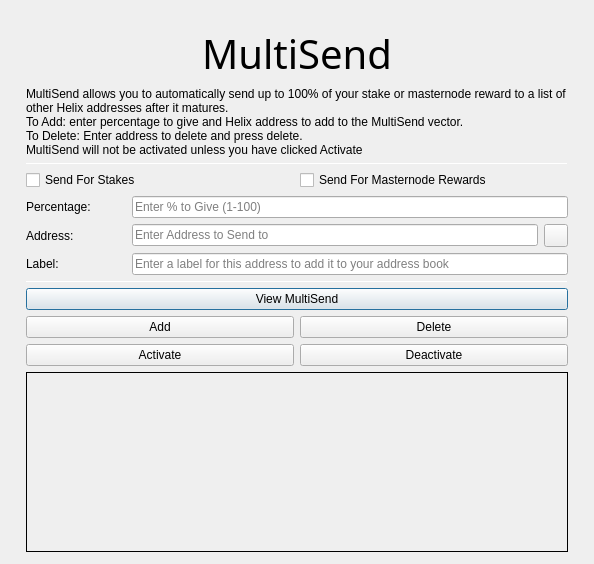
<?xml version="1.0" encoding="UTF-8"?>
<ui version="4.0">
 <class>MultiSendDialog</class>
 <widget class="QDialog" name="MultiSendDialog">
  <property name="windowModality">
   <enum>Qt::NonModal</enum>
  </property>
  <property name="geometry">
   <rect>
    <x>0</x>
    <y>0</y>
    <width>594</width>
    <height>526</height>
   </rect>
  </property>
  <property name="windowTitle">
   <string>MultiSend</string>
  </property>
  <layout class="QVBoxLayout" name="verticalLayout" stretch="0">
   <property name="leftMargin">
    <number>6</number>
   </property>
   <property name="topMargin">
    <number>6</number>
   </property>
   <property name="rightMargin">
    <number>6</number>
   </property>
   <property name="bottomMargin">
    <number>6</number>
   </property>
   <item>
    <layout class="QVBoxLayout" name="verticalLayout_Main" stretch="0,1,1,1,0,1,1,1">
     <property name="leftMargin">
      <number>20</number>
     </property>
     <property name="topMargin">
      <number>20</number>
     </property>
     <property name="rightMargin">
      <number>20</number>
     </property>
     <property name="bottomMargin">
      <number>20</number>
     </property>
     <item>
      <widget class="QLabel" name="multiSendHeader">
       <property name="font">
        <font>
         <family>Hind</family>
         <pointsize>30</pointsize>
         <weight>50</weight>
         <bold>false</bold>
        </font>
       </property>
       <property name="text">
        <string>MultiSend</string>
       </property>
       <property name="alignment">
        <set>Qt::AlignCenter</set>
       </property>
      </widget>
     </item>
     <item>
      <widget class="QLabel" name="label_2">
       <property name="lineWidth">
        <number>1</number>
       </property>
       <property name="text">
        <string>MultiSend allows you to automatically send up to 100% of your stake or masternode reward to a list of other Helix addresses after it matures.
To Add: enter percentage to give and Helix address to add to the MultiSend vector.
To Delete: Enter address to delete and press delete.
MultiSend will not be activated unless you have clicked Activate</string>
       </property>
       <property name="alignment">
        <set>Qt::AlignLeading|Qt::AlignLeft|Qt::AlignTop</set>
       </property>
       <property name="wordWrap">
        <bool>true</bool>
       </property>
      </widget>
     </item>
     <item>
      <widget class="Line" name="line">
       <property name="minimumSize">
        <size>
         <width>0</width>
         <height>1</height>
        </size>
       </property>
       <property name="maximumSize">
        <size>
         <width>16777215</width>
         <height>1</height>
        </size>
       </property>
       <property name="orientation">
        <enum>Qt::Horizontal</enum>
       </property>
      </widget>
     </item>
     <item>
      <layout class="QVBoxLayout" name="verticalLayout_Settings">
       <item>
        <layout class="QHBoxLayout" name="horizontalLayout">
         <item>
          <widget class="QCheckBox" name="multiSendStakeCheckBox">
           <property name="text">
            <string>Send For Stakes</string>
           </property>
          </widget>
         </item>
         <item>
          <widget class="QCheckBox" name="multiSendMasternodeCheckBox">
           <property name="text">
            <string>Send For Masternode Rewards</string>
           </property>
          </widget>
         </item>
        </layout>
       </item>
       <item>
        <layout class="QHBoxLayout" name="horizontalLayout_6">
         <item>
          <widget class="QLabel" name="label">
           <property name="minimumSize">
            <size>
             <width>100</width>
             <height>0</height>
            </size>
           </property>
           <property name="toolTip">
            <string>Percentage of stake to send</string>
           </property>
           <property name="text">
            <string>Percentage:</string>
           </property>
          </widget>
         </item>
         <item>
          <widget class="QLineEdit" name="multiSendPercentEdit">
           <property name="toolTip">
            <string>Enter whole numbers 1 - 100</string>
           </property>
           <property name="placeholderText">
            <string>Enter % to Give (1-100)</string>
           </property>
          </widget>
         </item>
        </layout>
       </item>
       <item>
        <layout class="QHBoxLayout" name="horizontalLayout_7">
         <item>
          <widget class="QLabel" name="label_5">
           <property name="minimumSize">
            <size>
             <width>100</width>
             <height>0</height>
            </size>
           </property>
           <property name="toolTip">
            <string>Address to send portion of stake to</string>
           </property>
           <property name="text">
            <string>Address:</string>
           </property>
          </widget>
         </item>
         <item>
          <widget class="QLineEdit" name="multiSendAddressEdit">
           <property name="toolTip">
            <string/>
           </property>
           <property name="placeholderText">
            <string>Enter Address to Send to</string>
           </property>
          </widget>
         </item>
         <item>
          <widget class="QToolButton" name="addressBookButton">
           <property name="maximumSize">
            <size>
             <width>16777215</width>
             <height>32</height>
            </size>
           </property>
           <property name="toolTip">
            <string>Choose an address from the address book</string>
           </property>
           <property name="text">
            <string/>
           </property>
           <property name="icon">
            <iconset resource="../helix.qrc">
             <normaloff>:/icons/address-book</normaloff>:/icons/address-book</iconset>
           </property>
           <property name="shortcut">
            <string>Alt+A</string>
           </property>
          </widget>
         </item>
        </layout>
       </item>
      </layout>
     </item>
     <item>
      <layout class="QHBoxLayout" name="horizontalLayout_3">
       <item>
        <widget class="QLabel" name="label_3">
         <property name="minimumSize">
          <size>
           <width>100</width>
           <height>0</height>
          </size>
         </property>
         <property name="text">
          <string>Label:</string>
         </property>
        </widget>
       </item>
       <item>
        <widget class="QLineEdit" name="labelAddressLabelEdit">
         <property name="placeholderText">
          <string>Enter a label for this address to add it to your address book</string>
         </property>
        </widget>
       </item>
      </layout>
     </item>
     <item>
      <widget class="Line" name="line_2">
       <property name="minimumSize">
        <size>
         <width>0</width>
         <height>1</height>
        </size>
       </property>
       <property name="maximumSize">
        <size>
         <width>16777215</width>
         <height>1</height>
        </size>
       </property>
       <property name="orientation">
        <enum>Qt::Horizontal</enum>
       </property>
      </widget>
     </item>
     <item>
      <layout class="QVBoxLayout" name="verticalLayout_Buttons">
       <item>
        <layout class="QHBoxLayout" name="horizontalLayout_4">
         <item>
          <widget class="QPushButton" name="viewButton">
           <property name="toolTip">
            <string/>
           </property>
           <property name="statusTip">
            <string>View MultiSend Vector</string>
           </property>
           <property name="text">
            <string>View MultiSend</string>
           </property>
          </widget>
         </item>
        </layout>
       </item>
       <item>
        <layout class="QHBoxLayout" name="horizontalLayout_2">
         <item>
          <widget class="QPushButton" name="addButton">
           <property name="toolTip">
            <string/>
           </property>
           <property name="statusTip">
            <string>Add to MultiSend Vector</string>
           </property>
           <property name="text">
            <string>Add</string>
           </property>
          </widget>
         </item>
         <item>
          <widget class="QPushButton" name="deleteButton">
           <property name="toolTip">
            <string/>
           </property>
           <property name="statusTip">
            <string>Delete Address From MultiSend Vector</string>
           </property>
           <property name="text">
            <string>Delete</string>
           </property>
          </widget>
         </item>
        </layout>
       </item>
       <item>
        <layout class="QHBoxLayout" name="horizontalLayout_5">
         <item>
          <widget class="QPushButton" name="activateButton">
           <property name="statusTip">
            <string>Activate MultiSend</string>
           </property>
           <property name="text">
            <string>Activate</string>
           </property>
          </widget>
         </item>
         <item>
          <widget class="QPushButton" name="disableButton">
           <property name="statusTip">
            <string>Deactivate MultiSend</string>
           </property>
           <property name="text">
            <string>Deactivate</string>
           </property>
          </widget>
         </item>
        </layout>
       </item>
      </layout>
     </item>
     <item>
      <widget class="QLabel" name="message">
       <property name="minimumSize">
        <size>
         <width>0</width>
         <height>180</height>
        </size>
       </property>
       <property name="frameShape">
        <enum>QFrame::Panel</enum>
       </property>
       <property name="frameShadow">
        <enum>QFrame::Plain</enum>
       </property>
       <property name="lineWidth">
        <number>1</number>
       </property>
       <property name="midLineWidth">
        <number>1</number>
       </property>
       <property name="text">
        <string/>
       </property>
       <property name="alignment">
        <set>Qt::AlignLeading|Qt::AlignLeft|Qt::AlignTop</set>
       </property>
       <property name="wordWrap">
        <bool>true</bool>
       </property>
      </widget>
     </item>
    </layout>
   </item>
  </layout>
 </widget>
 <resources>
  <include location="../helix.qrc"/>
 </resources>
 <connections/>
</ui>
